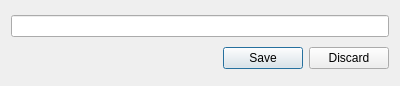
<?xml version="1.0" encoding="UTF-8"?>
<ui version="4.0">
 <class>CCommentEdit</class>
 <widget class="QDialog" name="CCommentEdit">
  <property name="geometry">
   <rect>
    <x>0</x>
    <y>0</y>
    <width>400</width>
    <height>86</height>
   </rect>
  </property>
  <property name="windowTitle">
   <string>Platz für einen kurzen Kommentar</string>
  </property>
  <layout class="QVBoxLayout" name="verticalLayout">
   <item>
    <widget class="QLineEdit" name="txtComment"/>
   </item>
   <item>
    <widget class="QDialogButtonBox" name="buttonBox">
     <property name="standardButtons">
      <set>QDialogButtonBox::Discard|QDialogButtonBox::Save</set>
     </property>
    </widget>
   </item>
  </layout>
 </widget>
 <resources/>
 <connections/>
</ui>
